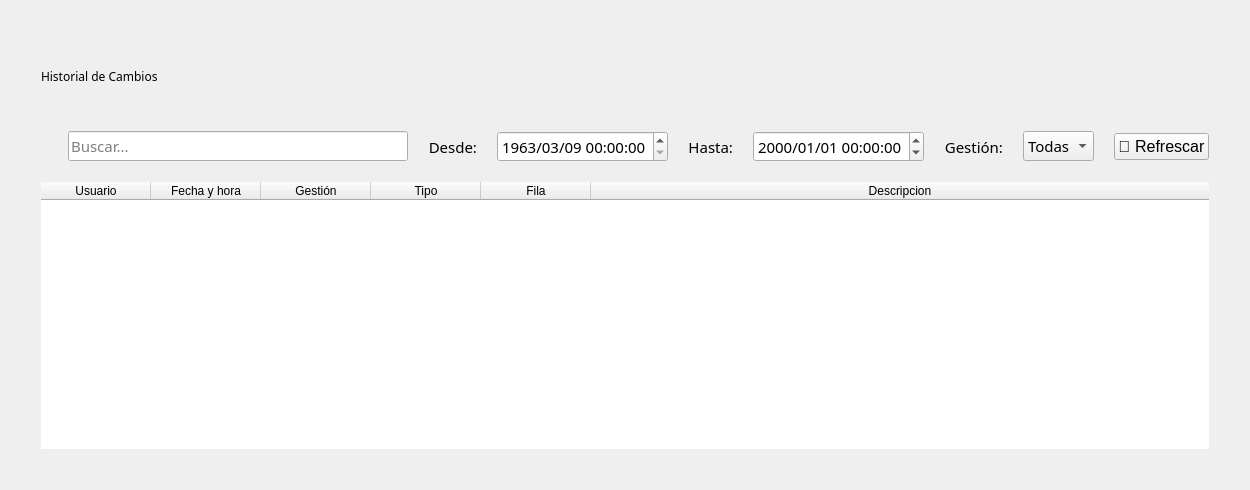
<?xml version="1.0" encoding="UTF-8"?>
<ui version="4.0">
 <class>Form</class>
 <widget class="QWidget" name="Form">
  <property name="geometry">
   <rect>
    <x>0</x>
    <y>0</y>
    <width>1229</width>
    <height>490</height>
   </rect>
  </property>
  <property name="windowTitle">
   <string>Form</string>
  </property>
  <property name="styleSheet">
   <string notr="true"/>
  </property>
  <layout class="QHBoxLayout" name="horizontalLayout">
   <item>
    <layout class="QVBoxLayout" name="verticalLayout">
     <property name="spacing">
      <number>20</number>
     </property>
     <property name="leftMargin">
      <number>30</number>
     </property>
     <property name="topMargin">
      <number>30</number>
     </property>
     <property name="rightMargin">
      <number>30</number>
     </property>
     <property name="bottomMargin">
      <number>30</number>
     </property>
     <item>
      <widget class="QLabel" name="label">
       <property name="sizePolicy">
        <sizepolicy hsizetype="Fixed" vsizetype="Fixed">
         <horstretch>0</horstretch>
         <verstretch>0</verstretch>
        </sizepolicy>
       </property>
       <property name="minimumSize">
        <size>
         <width>0</width>
         <height>70</height>
        </size>
       </property>
       <property name="font">
        <font>
         <family>Oswald,sans-serif</family>
         <weight>50</weight>
         <bold>false</bold>
        </font>
       </property>
       <property name="text">
        <string>Historial de Cambios</string>
       </property>
      </widget>
     </item>
     <item>
      <layout class="QHBoxLayout" name="horizontalLayout_2">
       <item>
        <widget class="QLabel" name="label_2">
         <property name="sizePolicy">
          <sizepolicy hsizetype="Fixed" vsizetype="Fixed">
           <horstretch>0</horstretch>
           <verstretch>0</verstretch>
          </sizepolicy>
         </property>
         <property name="text">
          <string/>
         </property>
         <property name="pixmap">
          <pixmap>Nueva carpeta/lupa.png</pixmap>
         </property>
        </widget>
       </item>
       <item>
        <widget class="QLineEdit" name="lineEdit">
         <property name="sizePolicy">
          <sizepolicy hsizetype="Maximum" vsizetype="Fixed">
           <horstretch>0</horstretch>
           <verstretch>0</verstretch>
          </sizepolicy>
         </property>
         <property name="minimumSize">
          <size>
           <width>340</width>
           <height>0</height>
          </size>
         </property>
         <property name="font">
          <font>
           <family>Oswald,sans-serif</family>
           <pointsize>11</pointsize>
           <weight>50</weight>
           <bold>false</bold>
          </font>
         </property>
         <property name="styleSheet">
          <string notr="true"/>
         </property>
         <property name="placeholderText">
          <string>Buscar...</string>
         </property>
        </widget>
       </item>
       <item>
        <spacer name="horizontalSpacer_2">
         <property name="orientation">
          <enum>Qt::Horizontal</enum>
         </property>
         <property name="sizeHint" stdset="0">
          <size>
           <width>40</width>
           <height>20</height>
          </size>
         </property>
        </spacer>
       </item>
       <item>
        <widget class="QLabel" name="label_4">
         <property name="font">
          <font>
           <family>Oswald,sans-serif</family>
           <pointsize>11</pointsize>
           <weight>50</weight>
           <bold>false</bold>
          </font>
         </property>
         <property name="text">
          <string>Desde:</string>
         </property>
         <property name="alignment">
          <set>Qt::AlignRight|Qt::AlignTrailing|Qt::AlignVCenter</set>
         </property>
        </widget>
       </item>
       <item>
        <widget class="QDateEdit" name="desdeFecha">
         <property name="font">
          <font>
           <family>Oswald,sans-serif</family>
           <pointsize>11</pointsize>
           <weight>50</weight>
           <bold>false</bold>
          </font>
         </property>
         <property name="dateTime">
          <datetime>
           <hour>0</hour>
           <minute>0</minute>
           <second>0</second>
           <year>1963</year>
           <month>3</month>
           <day>9</day>
          </datetime>
         </property>
         <property name="minimumDateTime">
          <datetime>
           <hour>0</hour>
           <minute>0</minute>
           <second>0</second>
           <year>1963</year>
           <month>3</month>
           <day>9</day>
          </datetime>
         </property>
         <property name="displayFormat">
          <string>yyyy/MM/dd HH:mm:ss</string>
         </property>
        </widget>
       </item>
       <item>
        <widget class="QLabel" name="label_5">
         <property name="font">
          <font>
           <family>Oswald,sans-serif</family>
           <pointsize>11</pointsize>
           <weight>50</weight>
           <bold>false</bold>
          </font>
         </property>
         <property name="text">
          <string>Hasta:</string>
         </property>
         <property name="alignment">
          <set>Qt::AlignRight|Qt::AlignTrailing|Qt::AlignVCenter</set>
         </property>
        </widget>
       </item>
       <item>
        <widget class="QDateEdit" name="hastaFecha">
         <property name="font">
          <font>
           <family>Oswald,sans-serif</family>
           <pointsize>11</pointsize>
           <weight>50</weight>
           <bold>false</bold>
          </font>
         </property>
         <property name="minimumDateTime">
          <datetime>
           <hour>0</hour>
           <minute>0</minute>
           <second>0</second>
           <year>1963</year>
           <month>3</month>
           <day>9</day>
          </datetime>
         </property>
         <property name="displayFormat">
          <string>yyyy/MM/dd HH:mm:ss</string>
         </property>
        </widget>
       </item>
       <item>
        <widget class="QLabel" name="label_8">
         <property name="font">
          <font>
           <family>Oswald,sans-serif</family>
           <pointsize>11</pointsize>
           <weight>50</weight>
           <bold>false</bold>
          </font>
         </property>
         <property name="text">
          <string>Gestión:</string>
         </property>
         <property name="alignment">
          <set>Qt::AlignRight|Qt::AlignTrailing|Qt::AlignVCenter</set>
         </property>
        </widget>
       </item>
       <item>
        <widget class="QComboBox" name="listaGestion">
         <property name="font">
          <font>
           <family>Oswald,sans-serif</family>
           <pointsize>11</pointsize>
           <weight>50</weight>
           <bold>false</bold>
          </font>
         </property>
         <item>
          <property name="text">
           <string>Todas</string>
          </property>
         </item>
        </widget>
       </item>
       <item>
        <widget class="QPushButton" name="botonRefresh">
         <property name="font">
          <font>
           <pointsize>12</pointsize>
          </font>
         </property>
         <property name="text">
          <string>🔄 Refrescar</string>
         </property>
        </widget>
       </item>
      </layout>
     </item>
     <item>
      <widget class="QTableWidget" name="tableWidget">
       <property name="sizePolicy">
        <sizepolicy hsizetype="Expanding" vsizetype="Expanding">
         <horstretch>0</horstretch>
         <verstretch>0</verstretch>
        </sizepolicy>
       </property>
       <property name="frameShape">
        <enum>QFrame::NoFrame</enum>
       </property>
       <property name="frameShadow">
        <enum>QFrame::Plain</enum>
       </property>
       <property name="sortingEnabled">
        <bool>true</bool>
       </property>
       <attribute name="horizontalHeaderCascadingSectionResizes">
        <bool>false</bool>
       </attribute>
       <attribute name="horizontalHeaderDefaultSectionSize">
        <number>110</number>
       </attribute>
       <attribute name="horizontalHeaderHighlightSections">
        <bool>true</bool>
       </attribute>
       <attribute name="horizontalHeaderShowSortIndicator" stdset="0">
        <bool>true</bool>
       </attribute>
       <attribute name="horizontalHeaderStretchLastSection">
        <bool>true</bool>
       </attribute>
       <attribute name="verticalHeaderVisible">
        <bool>false</bool>
       </attribute>
       <attribute name="verticalHeaderCascadingSectionResizes">
        <bool>false</bool>
       </attribute>
       <attribute name="verticalHeaderHighlightSections">
        <bool>true</bool>
       </attribute>
       <attribute name="verticalHeaderShowSortIndicator" stdset="0">
        <bool>false</bool>
       </attribute>
       <attribute name="verticalHeaderStretchLastSection">
        <bool>false</bool>
       </attribute>
       <column>
        <property name="text">
         <string>Usuario</string>
        </property>
       </column>
       <column>
        <property name="text">
         <string>Fecha y hora</string>
        </property>
       </column>
       <column>
        <property name="text">
         <string>Gestión</string>
        </property>
       </column>
       <column>
        <property name="text">
         <string>Tipo</string>
        </property>
       </column>
       <column>
        <property name="text">
         <string>Fila</string>
        </property>
       </column>
       <column>
        <property name="text">
         <string>Descripcion</string>
        </property>
       </column>
      </widget>
     </item>
    </layout>
   </item>
  </layout>
 </widget>
 <resources/>
 <connections/>
</ui>
